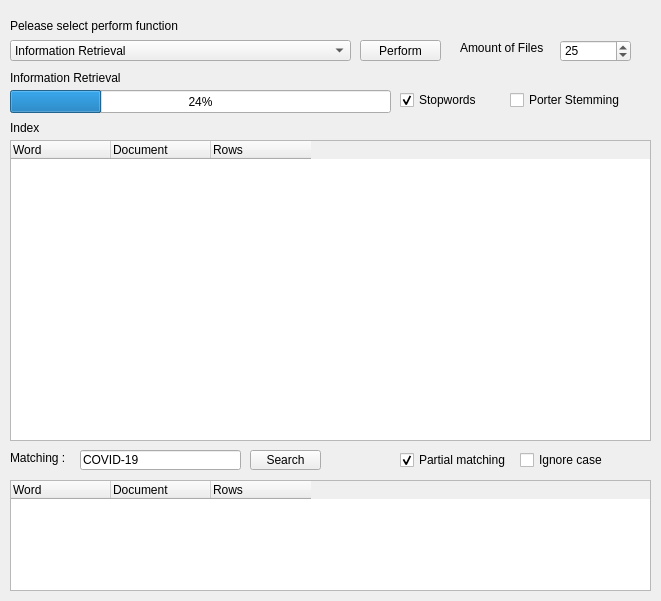
<?xml version="1.0" encoding="UTF-8"?>
<ui version="4.0">
 <class>Form</class>
 <widget class="QWidget" name="Form">
  <property name="enabled">
   <bool>true</bool>
  </property>
  <property name="geometry">
   <rect>
    <x>0</x>
    <y>0</y>
    <width>661</width>
    <height>601</height>
   </rect>
  </property>
  <property name="minimumSize">
   <size>
    <width>661</width>
    <height>601</height>
   </size>
  </property>
  <property name="windowTitle">
   <string>IR-System</string>
  </property>
  <property name="windowIcon">
   <iconset resource="resources.qrc">
    <normaloff>:/IR-System/resource/IRSystem-icon.png</normaloff>:/IR-System/resource/IRSystem-icon.png</iconset>
  </property>
  <widget class="QComboBox" name="func_comboBox">
   <property name="geometry">
    <rect>
     <x>10</x>
     <y>40</y>
     <width>341</width>
     <height>21</height>
    </rect>
   </property>
   <property name="currentText">
    <string>Information Retrieval</string>
   </property>
   <property name="duplicatesEnabled">
    <bool>false</bool>
   </property>
   <item>
    <property name="text">
     <string>Information Retrieval</string>
    </property>
   </item>
   <item>
    <property name="text">
     <string>Contents Compare</string>
    </property>
   </item>
   <item>
    <property name="text">
     <string>Zipf Distribution</string>
    </property>
   </item>
   <item>
    <property name="text">
     <string>Matching</string>
    </property>
   </item>
   <item>
    <property name="text">
     <string>Edit Distance</string>
    </property>
   </item>
  </widget>
  <widget class="QLabel" name="label">
   <property name="geometry">
    <rect>
     <x>10</x>
     <y>16</y>
     <width>291</width>
     <height>20</height>
    </rect>
   </property>
   <property name="text">
    <string>Pelease select perform function</string>
   </property>
  </widget>
  <widget class="QLabel" name="file_label">
   <property name="geometry">
    <rect>
     <x>10</x>
     <y>70</y>
     <width>151</width>
     <height>16</height>
    </rect>
   </property>
   <property name="text">
    <string>Information Retrieval</string>
   </property>
  </widget>
  <widget class="QProgressBar" name="file_progressBar">
   <property name="geometry">
    <rect>
     <x>10</x>
     <y>90</y>
     <width>381</width>
     <height>23</height>
    </rect>
   </property>
   <property name="value">
    <number>24</number>
   </property>
  </widget>
  <widget class="QTableWidget" name="Index_tableWidget">
   <property name="geometry">
    <rect>
     <x>10</x>
     <y>140</y>
     <width>641</width>
     <height>301</height>
    </rect>
   </property>
   <property name="frameShadow">
    <enum>QFrame::Sunken</enum>
   </property>
   <column>
    <property name="text">
     <string>Word</string>
    </property>
    <property name="textAlignment">
     <set>AlignLeading|AlignVCenter</set>
    </property>
   </column>
   <column>
    <property name="text">
     <string>Document</string>
    </property>
    <property name="textAlignment">
     <set>AlignLeading|AlignVCenter</set>
    </property>
   </column>
   <column>
    <property name="text">
     <string>Rows</string>
    </property>
    <property name="textAlignment">
     <set>AlignLeading|AlignVCenter</set>
    </property>
   </column>
  </widget>
  <widget class="QSpinBox" name="file_spinBox">
   <property name="geometry">
    <rect>
     <x>560</x>
     <y>40</y>
     <width>71</width>
     <height>22</height>
    </rect>
   </property>
   <property name="readOnly">
    <bool>false</bool>
   </property>
   <property name="accelerated">
    <bool>true</bool>
   </property>
   <property name="minimum">
    <number>1</number>
   </property>
   <property name="maximum">
    <number>1000</number>
   </property>
   <property name="value">
    <number>25</number>
   </property>
  </widget>
  <widget class="QLabel" name="label_2">
   <property name="geometry">
    <rect>
     <x>460</x>
     <y>40</y>
     <width>90</width>
     <height>16</height>
    </rect>
   </property>
   <property name="text">
    <string>Amount of Files</string>
   </property>
  </widget>
  <widget class="QCheckBox" name="Stemming_checkBox">
   <property name="geometry">
    <rect>
     <x>510</x>
     <y>90</y>
     <width>141</width>
     <height>20</height>
    </rect>
   </property>
   <property name="autoFillBackground">
    <bool>false</bool>
   </property>
   <property name="text">
    <string>Porter Stemming</string>
   </property>
   <property name="icon">
    <iconset resource="resources.qrc">
     <normaloff>:/IR-System/resource/Stemming-icon.png</normaloff>:/IR-System/resource/Stemming-icon.png</iconset>
   </property>
   <property name="checked">
    <bool>false</bool>
   </property>
  </widget>
  <widget class="QCheckBox" name="Stopwords_checkBox">
   <property name="geometry">
    <rect>
     <x>400</x>
     <y>90</y>
     <width>101</width>
     <height>20</height>
    </rect>
   </property>
   <property name="text">
    <string>Stopwords</string>
   </property>
   <property name="icon">
    <iconset resource="resources.qrc">
     <normaloff>:/IR-System/resource/stopwords-icon.png</normaloff>:/IR-System/resource/stopwords-icon.png</iconset>
   </property>
   <property name="checked">
    <bool>true</bool>
   </property>
  </widget>
  <widget class="QLabel" name="file_label_2">
   <property name="geometry">
    <rect>
     <x>50</x>
     <y>120</y>
     <width>151</width>
     <height>16</height>
    </rect>
   </property>
   <property name="text">
    <string/>
   </property>
  </widget>
  <widget class="QLabel" name="file_label_3">
   <property name="geometry">
    <rect>
     <x>10</x>
     <y>450</y>
     <width>61</width>
     <height>16</height>
    </rect>
   </property>
   <property name="text">
    <string>Matching :</string>
   </property>
  </widget>
  <widget class="QTableWidget" name="Match_tableWidget">
   <property name="geometry">
    <rect>
     <x>10</x>
     <y>480</y>
     <width>641</width>
     <height>111</height>
    </rect>
   </property>
   <property name="autoFillBackground">
    <bool>false</bool>
   </property>
   <property name="frameShadow">
    <enum>QFrame::Sunken</enum>
   </property>
   <column>
    <property name="text">
     <string>Word</string>
    </property>
    <property name="textAlignment">
     <set>AlignLeading|AlignVCenter</set>
    </property>
   </column>
   <column>
    <property name="text">
     <string>Document</string>
    </property>
    <property name="textAlignment">
     <set>AlignLeading|AlignVCenter</set>
    </property>
   </column>
   <column>
    <property name="text">
     <string>Rows</string>
    </property>
    <property name="textAlignment">
     <set>AlignLeading|AlignVCenter</set>
    </property>
   </column>
  </widget>
  <widget class="QLineEdit" name="Match_lineEdit">
   <property name="geometry">
    <rect>
     <x>80</x>
     <y>450</y>
     <width>161</width>
     <height>20</height>
    </rect>
   </property>
   <property name="text">
    <string>COVID-19</string>
   </property>
  </widget>
  <widget class="QPushButton" name="search_pushButton">
   <property name="geometry">
    <rect>
     <x>250</x>
     <y>450</y>
     <width>71</width>
     <height>20</height>
    </rect>
   </property>
   <property name="text">
    <string>Search</string>
   </property>
   <property name="icon">
    <iconset resource="resources.qrc">
     <normaloff>:/IR-System/resource/Search-icon.png</normaloff>:/IR-System/resource/Search-icon.png</iconset>
   </property>
  </widget>
  <widget class="QPushButton" name="perform_pushButton">
   <property name="geometry">
    <rect>
     <x>360</x>
     <y>40</y>
     <width>81</width>
     <height>21</height>
    </rect>
   </property>
   <property name="text">
    <string>Perform</string>
   </property>
   <property name="icon">
    <iconset resource="resources.qrc">
     <normaloff>:/IR-System/resource/Play-icon.png</normaloff>:/IR-System/resource/Play-icon.png</iconset>
   </property>
  </widget>
  <widget class="QCheckBox" name="Partial_checkBox">
   <property name="geometry">
    <rect>
     <x>400</x>
     <y>450</y>
     <width>111</width>
     <height>20</height>
    </rect>
   </property>
   <property name="text">
    <string>Partial matching</string>
   </property>
   <property name="icon">
    <iconset resource="resources.qrc">
     <normaloff>:/IR-System/resource/PartialSearch-icon.png</normaloff>:/IR-System/resource/PartialSearch-icon.png</iconset>
   </property>
   <property name="checked">
    <bool>true</bool>
   </property>
  </widget>
  <widget class="QCheckBox" name="IgnoreCase_checkBox">
   <property name="geometry">
    <rect>
     <x>520</x>
     <y>450</y>
     <width>111</width>
     <height>20</height>
    </rect>
   </property>
   <property name="autoFillBackground">
    <bool>false</bool>
   </property>
   <property name="text">
    <string>Ignore case</string>
   </property>
   <property name="icon">
    <iconset resource="resources.qrc">
     <normaloff>:/IR-System/resource/IgnoreCase-icon.png</normaloff>:/IR-System/resource/IgnoreCase-icon.png</iconset>
   </property>
   <property name="checked">
    <bool>false</bool>
   </property>
  </widget>
  <widget class="QLabel" name="label_3">
   <property name="geometry">
    <rect>
     <x>10</x>
     <y>120</y>
     <width>53</width>
     <height>16</height>
    </rect>
   </property>
   <property name="text">
    <string>Index</string>
   </property>
  </widget>
 </widget>
 <tabstops>
  <tabstop>func_comboBox</tabstop>
  <tabstop>file_spinBox</tabstop>
  <tabstop>Stemming_checkBox</tabstop>
  <tabstop>Stopwords_checkBox</tabstop>
  <tabstop>Index_tableWidget</tabstop>
 </tabstops>
 <resources>
  <include location="resources.qrc"/>
 </resources>
 <connections/>
</ui>
